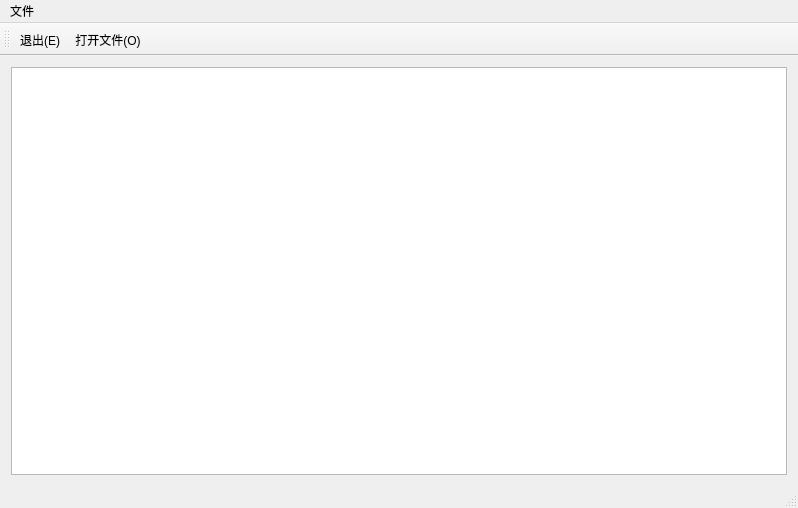
<?xml version="1.0" encoding="UTF-8"?>
<ui version="4.0">
 <class>MainWindow</class>
 <widget class="QMainWindow" name="MainWindow">
  <property name="geometry">
   <rect>
    <x>0</x>
    <y>0</y>
    <width>798</width>
    <height>508</height>
   </rect>
  </property>
  <property name="windowTitle">
   <string>MainWindow</string>
  </property>
  <widget class="QWidget" name="centralWidget">
   <layout class="QGridLayout" name="gridLayout">
    <item row="0" column="0">
     <widget class="QTextBrowser" name="textBrowser"/>
    </item>
   </layout>
  </widget>
  <widget class="QMenuBar" name="menuBar">
   <property name="geometry">
    <rect>
     <x>0</x>
     <y>0</y>
     <width>798</width>
     <height>22</height>
    </rect>
   </property>
   <widget class="QMenu" name="menu">
    <property name="title">
     <string>文件</string>
    </property>
   </widget>
   <addaction name="menu"/>
  </widget>
  <widget class="QToolBar" name="mainToolBar">
   <attribute name="toolBarArea">
    <enum>TopToolBarArea</enum>
   </attribute>
   <attribute name="toolBarBreak">
    <bool>false</bool>
   </attribute>
   <addaction name="action_exit"/>
   <addaction name="action_open"/>
  </widget>
  <widget class="QStatusBar" name="statusBar"/>
  <action name="action_open">
   <property name="text">
    <string>打开文件(&amp;O)</string>
   </property>
  </action>
  <action name="action_exit">
   <property name="text">
    <string>退出(&amp;E)</string>
   </property>
  </action>
 </widget>
 <layoutdefault spacing="6" margin="11"/>
 <resources/>
 <connections/>
</ui>
